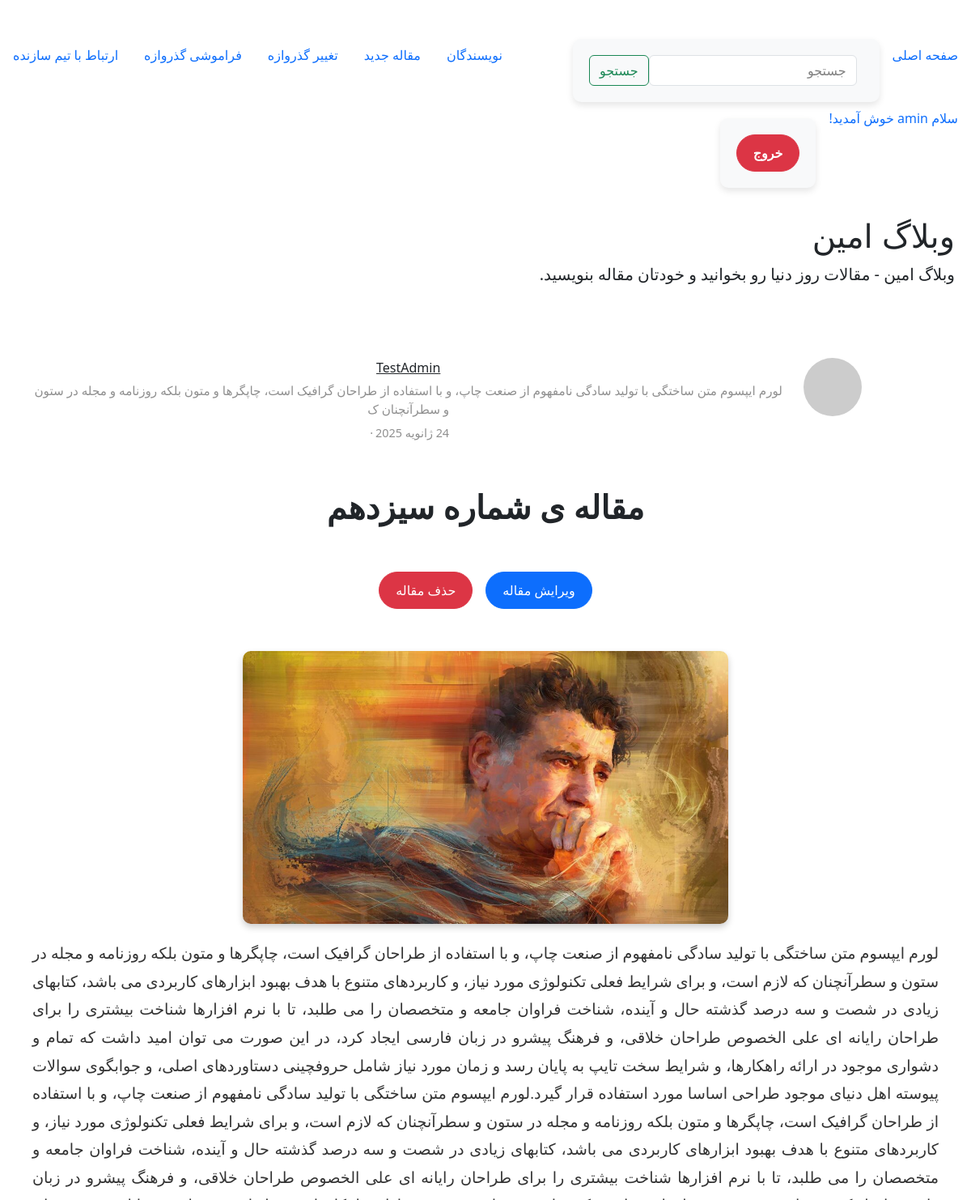
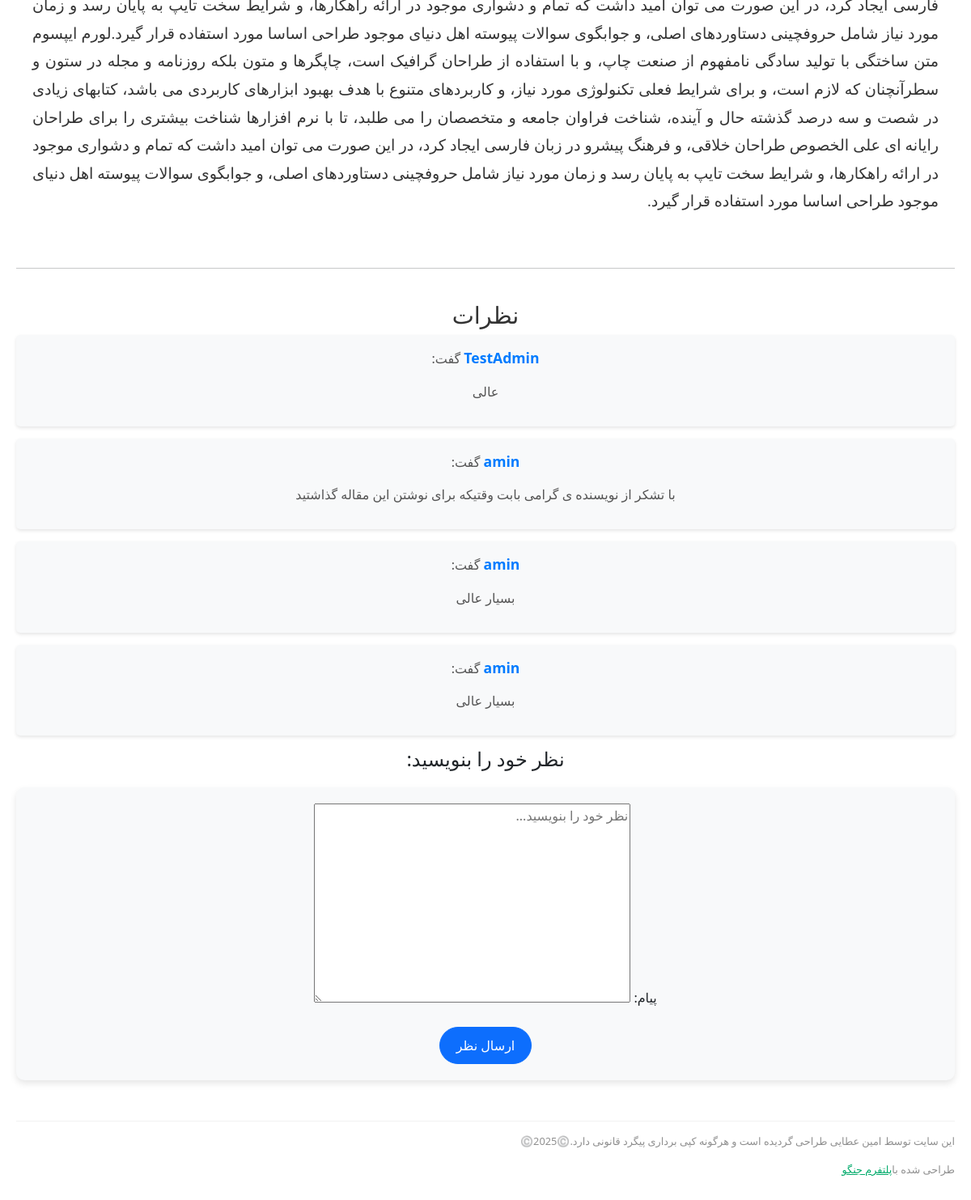
/13/ (signed in), run on the app's committed database (2 pictures, top to bottom).
### accounts/models.py (models this page shows)
class CustomUser(AbstractUser):
    phone_number = models.CharField(max_length=50)

### posts/models.py (models this page shows, shortened)
class Post(models.Model):
    title = models.CharField(_("عنوان"), max_length=50)
    content = models.TextField(_("توضیحات"))
    author = models.ForeignKey(
        settings.AUTH_USER_MODEL, verbose_name=_("نویسنده"), on_delete=models.CASCADE
    )
    created_time = models.DateTimeField(_("زمان ایجاد"), auto_now_add=True)
    published_time = models.DateTimeField(_("زمان تغییرات"), auto_now=True)
    image = models.ImageField(_("تصویر مقاله"), upload_to="Posts/%Y/%m/%d")
    categories = models.ForeignKey(
        Category,
        verbose_name=_("دسته بندی"),
        related_name="posts",
        on_delete=models.CASCADE,
        blank=True,
        null=True,
    )
    tags = models.ManyToManyField(Tag, verbose_name=_("تگ ها"), default="تگ اول")
    is_approved = models.BooleanField(_("تایید شده"), default=False)  # فیلد تایید
    class Meta:
        verbose_name = _("مقاله")
        verbose_name_plural = _("مقالات")

class Comment(models.Model):
    blog = models.ForeignKey(
        "Post",
        verbose_name=_("مقاله"),
        related_name=("comments"),
        on_delete=models.CASCADE,
    )
    name = models.CharField(_("نام کاربر"), max_length=50)
    email = models.EmailField(_("ایمیل کاربر"), max_length=254)
    message = models.TextField(_("پیام"))
    created_at = models.DateTimeField(_("زمان نوشتن نظر"), auto_now_add=True)
    user = models.ForeignKey(
        settings.AUTH_USER_MODEL, verbose_name=_("کاربر"), on_delete=models.CASCADE
    )
    class Meta:
        db_table = "Comment"
        managed = True
        verbose_name = _("نظر")
        verbose_name_plural = _("نظرات")

### posts/views.py (the view, shortened to what this page needs)
# urls.py: path("<int:pk>/", Post_Detail, name="Post_detail"),
def Post_Detail(request, pk):
    post = get_object_or_404(Post, id=pk, is_approved=True)  # فقط مقاله تایید شده
    comments = Comment.objects.filter(blog=post)
    form = CommentForm()
    context = {"form": form, "post": post, "comments": comments}
    return render(request, "posts/Post_detail.html", context)

### posts/form.py
class CommentForm(forms.ModelForm):
    class Meta:
        model = Comment
        fields = ["message"]
        widgets = {
            "message": forms.Textarea(attrs={"placeholder": "نظر خود را بنویسید..."}),
        }

### posts/templatetags/custom_tags.py (called while the page is built)
@register.filter
def is_author_or_superuser(user, author_username):
    return user.is_superuser or user.username == author_username

### templates/posts/Post_detail.html (shortened to what this page needs)
{% extends "base.html" %}
{% load custom_tags %}
{% block content %}
<div class="all">
    <div class="container">
        <div class="row">
            <div class="col-md-12 col-xs-12">
                <div class="mainheading">
                    <div class="row post-top-meta">
                        <div class="col-md-2">
                            <a href="author.html">
                                <img class="author-thumb" src="https://www.gravatar.com/avatar/e56154546cf4be74e393c62d1ae9f9d4?s=250&amp;d=mm&amp;r=x" alt="Author">
                            </a>
                        </div>
                        <div class="col-md-10">
                            <a class="link-dark" href="author.html">{{ post.author }}</a>
                            <span class="author-description">{{ post.content|slice:150 }}</span>
                            <span class="post-date">{{ post.created_time|date:"j F Y" }}</span><span class="dot"></span>
                        </div>
                    </div>
                    <br>
                    <h1 class="posttitle">{{ post.title }}</h1>
                    <br>
                    {% if user|is_author_or_superuser:post.author.username %}
                    <div class="my-3 d-flex justify-content-center">
                        <a href="{% url 'Post_update' post.pk %}" class="btn btn-primary mx-2">ویرایش مقاله</a>
                        <a href="{% url 'Post_delete' post.pk %}" class="btn btn-danger mx-2">حذف مقاله</a>
                    </div>
                    {% endif %}
                </div>
                <img id="img" class="featured-image img-fluid" src="{{ post.image.url }}" alt="Post Image">
                <div class="article-post">
                    <p>
                        {{ post.content }}
                    </p>
                </div>
            </div>
        </div>
    </div>
    <hr>
    <div class="comments-section">
        <h3>نظرات</h3>
        {% for comment in comments %}
        <div class="comment">
            <p><strong>{{ comment.name }}</strong> گفت:</p>
            <p>{{ comment.message }}</p>
        </div>
        {% empty %}
        <p>هنوز نظری برای این پست ثبت نشده است.</p>
        {% endfor %}
        <h4>نظر خود را بنویسید:</h4>
        <form method="POST">
            {{ form.as_p }}
            <button type="submit" class="btn btn-primary">ارسال نظر</button>
        </form>
    </div>
</div>
{% endblock content %}

### templates/partials/_header.html (shortened to what this page needs)
{% load static %}
<!DOCTYPE html>
<html lang="fa">
<head>
<link rel="stylesheet" href="https://cdn.jsdelivr.net/npm/bootstrap@4.1.3/dist/css/bootstrap.min.css">
<link href="https://cdn.jsdelivr.net/npm/bootstrap@5.3.3/dist/css/bootstrap.min.css" rel="stylesheet">
<link href="{% static 'css/mediumish.css' %}" rel="stylesheet">
</head><br><br>
<body style="direction: rtl;">
<ul class="nav">
    <li class="nav-item">
        <a class="nav-link active" href="{% url 'Post_list' %}">صفحه اصلی</a>
    </li>
	<li class="nav-item ml-auto">
        <form class="form-inline my-2 my-lg-0" action="{% url 'search_results' %}" method="get">
            <input class="form-control mr-sm-2" type="search" placeholder="جستجو" aria-label="Search" name="q">
            <button class="btn btn-outline-success my-2 my-sm-0" type="submit">جستجو</button>
        </form>
    </li>
    <li class="nav-item">
        <a class="nav-link active" href="{% url 'Post_all_users_posts' %}">نویسندگان</a>
    </li>
    {% if user.is_authenticated %}
        <li class="nav-item">
            <a class="nav-link" href="{% url 'Post_create' %}">مقاله جدید</a>
        </li>
        <li class="nav-item">
            <a class="nav-link" href="{% url 'password_change' %}"> تغییر گذروازه</a>
        </li>
        <li class="nav-item">
            <a class="nav-link" href="{% url 'password_reset' %}"> فراموشی گذروازه</a>
        </li>
        <li class="nav-item">
            <a class="nav-link active" href="{% url 'contact_view' %}">ارتباط با تیم سازنده</a>
        </li>
        <li class="nav-item">
            <a class="nav-link active" href="#">سلام {{user.username}} خوش آمدید! </a>
        </li>
        <form method="post" action="{% url 'logout' %}" style="display:inline;">
            <button type="submit" class="btn btn-danger btn-lg font-weight-bold" style="border-radius: 25px; padding: 10px 20px; transition: all 0.3s;">
                خروج
            </button>
        </form>
    {% endif %}
</ul>
<div class="container">
	<div class="mainheading">
		<h1 class="sitetitle">وبلاگ امین</h1>
		<p class="lead">
			وبلاگ امین - مقالات روز دنیا رو بخوانید و خودتان مقاله بنویسید.
		</p>
	</div>

### static/css/mediumish.css (style rules this page uses)
body { padding-top:5rem; }
.mainheading { padding:1rem 0rem; }
a { color:#00ab6b; }
a,a:hover { transition:all 0.2s; }
.author-thumb { width:40px; height:40px; float:left; margin-right:13px; border-radius:100%; }
.post-top-meta { margin-bottom:2rem; }
.post-top-meta .author-thumb { width:72px; height:72px; }
.post-top-meta span { font-size:0.9rem; color:rgba(0,0,0,.44); display:inline-block; }
.post-top-meta .author-description { margin-bottom:5px; margin-top:5px; font-size:0.95rem; }
span.post-name,span.post-date,span.author-meta { display:inline-block; }
span.post-date,span.post-read { color:rgba(0,0,0,.44); }
.dot:after { content:"·"; margin-left:3px; margin-right:3px; }
.mainheading h1.sitetitle { font-family:Righteous; }
.mainheading h1.posttitle { font-weight:700; margin-bottom:1rem; }
.link-dark { color:rgba(0,0,0,.8); }
.article-post { font-family:Merriweather; font-size:1.2rem; line-height:1.8; color:rgba(0,0,0,.8); }
.article-post p,.article-post blockquote { margin:0 0 1.5rem 0; }
.featured-image { display:block; margin:0px auto; margin-bottom:1.5rem; }

### templates/partials/_header.html (style rules this page uses)
body { margin: 0; padding: 0; }
.nav { margin: 0; padding: 0; }
.form-inline { margin: 0; }

### templates/posts/Post_detail.html (style rules this page uses)
#img { width: 100%; max-width: 600px; height: auto; object-fit: cover; border-radius: 10px; box-shadow: 0 4px 8px rgba(0, 0, 0, 0.2); margin-bottom: 20px; }
.all { width: 100%; text-align: center; margin: 0; padding: 0; }
.container { max-width: 100%; margin: 0 auto; padding: 0 20px; }
.mainheading { margin: 20px auto; }
.article-post { text-align: justify; margin: 20px auto; }
.featured-image { max-width: 100%; height: auto; }
.btn-primary, .btn-danger { border-radius: 30px; padding: 10px 20px; font-size: 1rem; transition: background-color 0.3s ease; }
.comments-section h3 { margin-top: 40px; font-size: 1.8rem; color: #333; }
.comment { background-color: #f8f9fa; padding: 15px; margin-bottom: 15px; border-radius: 5px; box-shadow: 0 2px 4px rgba(0, 0, 0, 0.1); }
.comment strong { font-size: 1.1rem; color: #007bff; }
.comment p { font-size: 1rem; color: #555; }
form { background-color: #f8f9fa; padding: 20px; border-radius: 10px; box-shadow: 0 4px 8px rgba(0, 0, 0, 0.1); margin-top: 20px; }
form button { border-radius: 30px; padding: 10px 20px; font-size: 1rem; transition: background-color 0.3s ease; }

### data on the page
CustomUser: username "amin"
Post: author "TestAdmin", content "لورم ایپسوم متن ساختگی با تولید سادگی نامفهوم از صنعت چاپ، و با استفاده از طراحان گرافیک است، چاپگرها و متون بلکه روزنامه و مجله در ستون و سطرآنچنان ک", created_time "24 ژانویه 2025", title "مقاله ی شماره سیزدهم", image (picture), content "لورم ایپسوم متن ساختگی با تولید سادگی نامفهوم از صنعت چاپ، و با استفاده از طراحان گرافیک است، چاپگرها و متون بلکه روزنامه و مجله در ستون و سطرآنچنان که لازم است، و برای شرایط فعلی تکنولوژی مورد نیاز، و کاربردهای متنوع با هدف بهبود ابزارهای کاربردی می باشد، کتابهای زیادی در شصت و سه درصد گذشته حال و آینده، شناخت فراوان جامعه و متخصصان را می طلبد، تا با نرم افزارها شناخت بیشتری را برای طراحان رایانه ای علی الخصوص طراحان خلاقی، و فرهنگ پیشرو در زبان فارسی ایجاد کرد، در این صورت می توان امید داشت که تمام و دشواری موجود در ارائه راهکارها، و شرایط سخت تایپ به پایان رسد و زمان مورد نیاز شامل حروفچینی دستاوردهای اصلی، و جوابگوی سوالات پیوسته اهل دنیای موجود طراحی اساسا مورد استفاده قرار گیرد.لورم…"
Comment: name "TestAdmin", message "عالی"
Comment: name "amin", message "با تشکر از نویسنده ی گرامی بابت وقتیکه برای نوشتن این مقاله گذاشتید"
Comment: name "amin", message "بسیار عالی"
Comment: name "amin", message "بسیار عالی"
